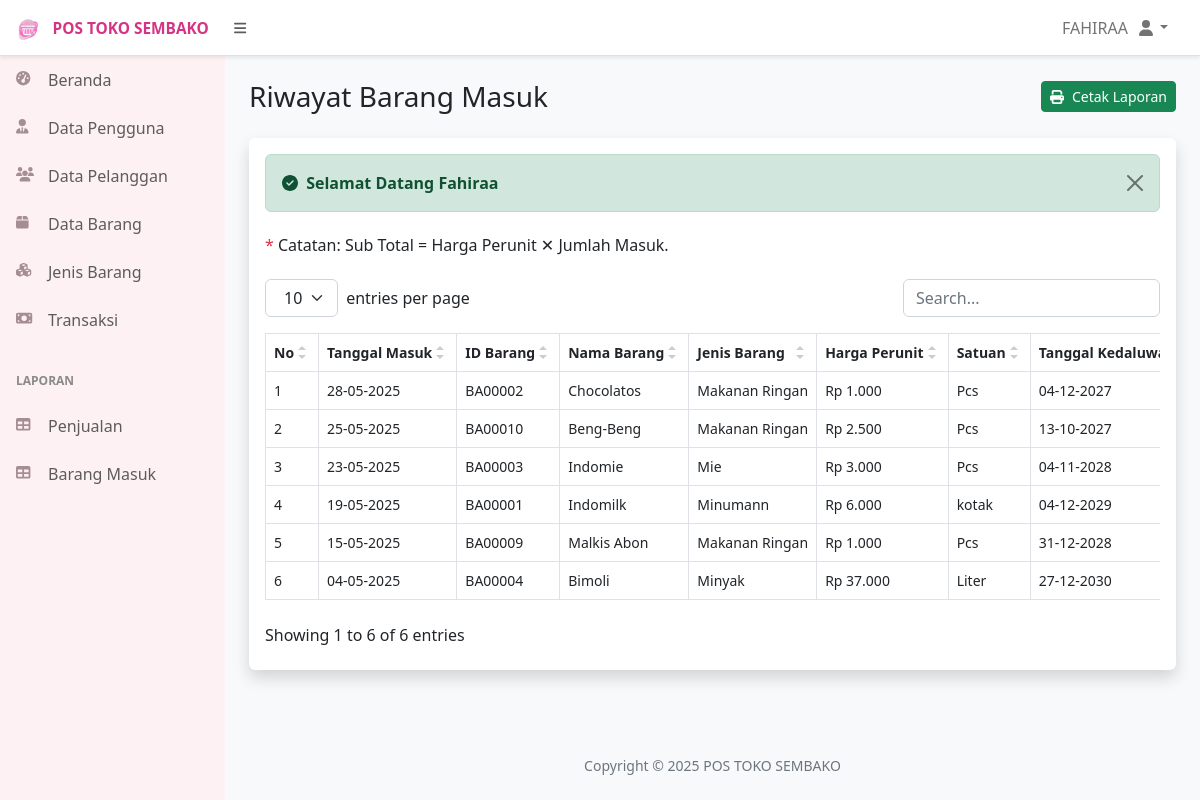
Page /media.php?page=data_riwayat_barang (signed in) on the committed database.
### tables this page shows
CREATE TABLE `barang` (
  `id_barang` char(7) NOT NULL,
  `id_jenis_barang` char(7) DEFAULT NULL,
  `nama_barang` varchar(255) DEFAULT NULL,
  `unit` varchar(255) DEFAULT NULL,
  `harga` int(20) DEFAULT NULL,
  `jumlah` int(11) NOT NULL,
  `tanggal_masuk` date DEFAULT NULL,
  `kedaluwarsa` date DEFAULT NULL
);

CREATE TABLE `jenis_barang` (
  `id_jenis_barang` char(7) NOT NULL,
  `jenis_barang` varchar(255) DEFAULT NULL
);

### data_riwayat_barang.php (the view, shortened to what this page needs)
<div class="container-fluid px-4">
    <div class="d-flex justify-content-between align-items-center gap-2 my-4">
        <h3 class="mb-0">Riwayat Barang Masuk</h3>
        <button class="btn btn-success btn-sm" data-bs-toggle="modal" data-bs-target="#printModal"><i class="fas fa-print me-1"></i> Cetak Laporan</button>
    </div>
    <div class="card border-0 shadow mb-4">
        <div class="card-body">
            <?php include "alerts.php"; ?>
            <div class="mb-4">
                <h6 class="mb-0"><span class="text-danger">*</span> Catatan: Sub Total = Harga Perunit ✕ Jumlah Masuk.</h6>
            </div>
            <table id="datatablesSimple">
                <thead>
                    <tr>
                        <th>No</th>
                        <th>Tanggal Masuk</th>
                        <th>ID Barang</th>
                        <th>Nama Barang</th>
                        <th>Jenis Barang</th>
                        <th>Harga Perunit</th>
                        <th>Satuan</th>
                        <th>Tanggal Kedaluwarsa</th>
                    </tr>
                </thead>
                <tbody>
    <?php
    $no = 1;
    $sql = "SELECT barang.*, jenis_barang.jenis_barang
            FROM barang
            INNER JOIN jenis_barang ON barang.id_jenis_barang = jenis_barang.id_jenis_barang
            ORDER BY barang.tanggal_masuk DESC";
    $query = mysqli_query($koneksi, $sql);
    while ($data = mysqli_fetch_array($query)) :
    ?>
        <tr>
            <td><?= $no++ ?></td>
            <td><?= date('d-m-Y', strtotime($data['tanggal_masuk'])) ?></td>
            <td><?= $data['id_barang'] ?></td>
            <td><?= $data['nama_barang'] ?></td>
            <td><?= $data['jenis_barang'] ?></td>
            <td><?= 'Rp ' . number_format($data['harga'], 0, ',', '.') ?></td>
            <td><?= $data['unit'] ?></td>
            <td><?= isset($data['kedaluwarsa']) ? date('d-m-Y', strtotime($data['kedaluwarsa'])) : '-' ?></td>
        </tr>
    <?php endwhile ?>
</tbody>
            </table>
        </div>
    </div>
</div>

### assets/css/datatables-simple.css (style rules this page uses)
.datatable-table { max-width: 100%; width: 100%; border-spacing: 0; border-collapse: separate }

### rows in the picture
barang: tanggal_masuk "28-05-2025", id_barang "BA00002", nama_barang "Chocolatos", id_jenis_barang.jenis_barang "Makanan Ringan", harga "1.000", unit "Pcs", kedaluwarsa "04-12-2027"
barang: tanggal_masuk "25-05-2025", id_barang "BA00010", nama_barang "Beng-Beng", id_jenis_barang.jenis_barang "Makanan Ringan", harga "2.500", unit "Pcs", kedaluwarsa "13-10-2027"
barang: tanggal_masuk "23-05-2025", id_barang "BA00003", nama_barang "Indomie", id_jenis_barang.jenis_barang "Mie", harga "3.000", unit "Pcs", kedaluwarsa "04-11-2028"
barang: tanggal_masuk "19-05-2025", id_barang "BA00001", nama_barang "Indomilk", id_jenis_barang.jenis_barang "Minumann", harga "6.000", unit "kotak", kedaluwarsa "04-12-2029"
barang: tanggal_masuk "15-05-2025", id_barang "BA00009", nama_barang "Malkis Abon", id_jenis_barang.jenis_barang "Makanan Ringan", harga "1.000", unit "Pcs", kedaluwarsa "31-12-2028"
barang: tanggal_masuk "04-05-2025", id_barang "BA00004", nama_barang "Bimoli", id_jenis_barang.jenis_barang "Minyak", harga "37.000", unit "Liter", kedaluwarsa "27-12-2030"

### other values in the picture
$_SESSION['nama_user'] "FAHIRAA"
$_SESSION['success'] "Selamat Datang Fahiraa"
